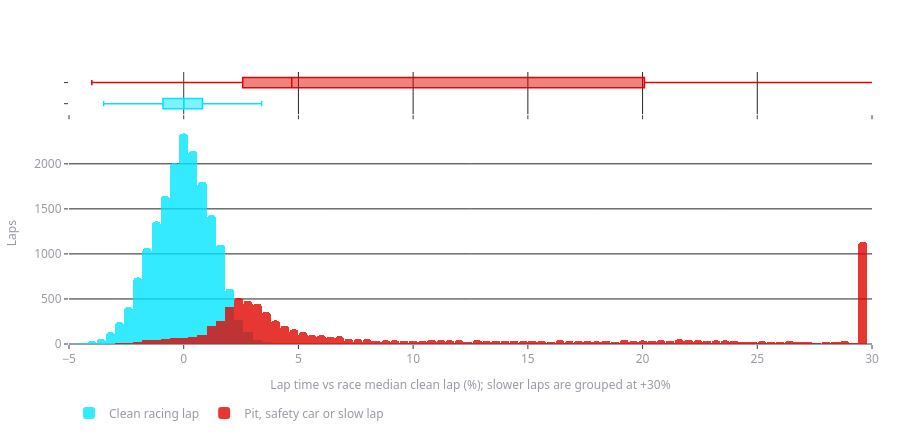

The cell this chart's notebook holds for it:
### Markdown cell above
### Lap time

### Code cell
result = univariate.lap_time_distribution(laps)
result.fig.show()

### Figure 1 — Plotly figure (JSON) as saved in the notebook; plotly's stock layout.template omitted (floating-point values rounded to 4 significant figures)
{"data": [{"hovertemplate": "%{x:.1f}%: %{y:,} laps<extra>Clean racing lap</extra>", "legendgroup": "Clean racing lap", "marker": {"color": "#00E5FF"}, "name": "Clean racing lap", "opacity": 0.8, "type": "bar", "width": 0.4, "x": [-4.8, -4.4, -4.0, -3.6, -3.2, -2.8, -2.4, -2.0, -1.6, -1.2, -0.8, -0.4, 4.441e-15, 0.4, 0.8, 1.2, 1.6, 2.0, 2.4, 2.8, 3.2, 3.6, 4.0, 4.4, 4.8, 5.2, 5.6, 6.0, 6.4, 6.8, 7.2, 7.6, 8.0, 8.4, 8.8, 9.2, 9.6, 10.0, 10.4, 10.8, 11.2, 11.6, 12.0, 12.4, 12.8, 13.2, 13.6, 14.0, 14.4, 14.8, 15.2, 15.6, 16.0, 16.4, 16.8, 17.2, 17.6, 18.0, 18.4, 18.8, 19.2, 19.6, 20.0, 20.4, 20.8, 21.2, 21.6, 22.0, 22.4, 22.8, 23.2, 23.6, 24.0, 24.4, 24.8, 25.2, 25.6, 26.0, 26.4, 26.8, 27.2, 27.6, 28.0, 28.4, 28.8, 29.2, 29.6], "xaxis": "x2", "y": [5, 9, 30, 57, 131, 243, 410, 739, 1067, 1361, 1644, 2006, 2337, 2146, 1803, 1429, 1104, 614, 271, 138, 48, 19, 4, 1, 0, 0, 0, 0, 0, 0, 0, 0, 0, 0, 0, 0, 0, 0, 0, 0, 0, 0, 0, 0, 0, 0, 0, 0, 0, 0, 0, 0, 0, 0, 0, 0, 0, 0, 0, 0, 0, 0, 0, 0, 0, 0, 0, 0, 0, 0, 0, 0, 0, 0, 0, 0, 0, 0, 0, 0, 0, 0, 0, 0, 0, 0, 0], "yaxis": "y2"}, {"hoverinfo": "skip", "legendgroup": "Clean racing lap", "line": {"color": "#00E5FF"}, "lowerfence": [-3.488], "marker": {"color": "#00E5FF"}, "median": [0.0], "name": "Clean racing lap", "orientation": "h", "q1": [-0.905], "q3": [0.8181], "showlegend": false, "type": "box", "upperfence": [3.399], "xaxis": "x", "y": ["Clean racing lap"], "yaxis": "y"}, {"hovertemplate": "%{x:.1f}%: %{y:,} laps<extra>Pit, safety car or slow lap</extra>", "legendgroup": "Pit, safety car or slow lap", "marker": {"color": "#E10600"}, "name": "Pit, safety car or slow lap", "opacity": 0.8, "type": "bar", "width": 0.4, "x": [-4.8, -4.4, -4.0, -3.6, -3.2, -2.8, -2.4, -2.0, -1.6, -1.2, -0.8, -0.4, 4.441e-15, 0.4, 0.8, 1.2, 1.6, 2.0, 2.4, 2.8, 3.2, 3.6, 4.0, 4.4, 4.8, 5.2, 5.6, 6.0, 6.4, 6.8, 7.2, 7.6, 8.0, 8.4, 8.8, 9.2, 9.6, 10.0, 10.4, 10.8, 11.2, 11.6, 12.0, 12.4, 12.8, 13.2, 13.6, 14.0, 14.4, 14.8, 15.2, 15.6, 16.0, 16.4, 16.8, 17.2, 17.6, 18.0, 18.4, 18.8, 19.2, 19.6, 20.0, 20.4, 20.8, 21.2, 21.6, 22.0, 22.4, 22.8, 23.2, 23.6, 24.0, 24.4, 24.8, 25.2, 25.6, 26.0, 26.4, 26.8, 27.2, 27.6, 28.0, 28.4, 28.8, 29.2, 29.6], "xaxis": "x2", "y": [0, 0, 1, 2, 1, 11, 12, 26, 40, 41, 55, 71, 66, 81, 102, 197, 255, 414, 508, 482, 448, 356, 262, 203, 163, 134, 102, 100, 83, 86, 61, 59, 58, 38, 45, 40, 37, 38, 35, 42, 45, 40, 43, 26, 42, 30, 36, 33, 36, 30, 33, 31, 25, 46, 34, 30, 34, 28, 32, 26, 44, 30, 39, 37, 42, 32, 55, 44, 41, 36, 40, 39, 33, 22, 22, 30, 20, 17, 31, 27, 20, 16, 23, 27, 31, 14, 1133], "yaxis": "y2"}, {"hoverinfo": "skip", "legendgroup": "Pit, safety car or slow lap", "line": {"color": "#E10600"}, "lowerfence": [-4.006], "marker": {"color": "#E10600"}, "median": [4.708], "name": "Pit, safety car or slow lap", "orientation": "h", "q1": [2.572], "q3": [20.08], "showlegend": false, "type": "box", "upperfence": [46.34], "xaxis": "x", "y": ["Pit, safety car or slow lap"], "yaxis": "y"}], "layout": {"bargap": 0, "barmode": "overlay", "height": 440, "showlegend": true, "title": {"text": "LAP TIME DISTRIBUTION"}, "xaxis": {"anchor": "y", "domain": [0.0, 1.0], "matches": "x2", "showticklabels": false}, "xaxis2": {"anchor": "y2", "domain": [0.0, 1.0], "range": [-5, 30], "title": {"text": "Lap time vs race median clean lap (%); slower laps are grouped at +30%"}}, "yaxis": {"anchor": "x", "domain": [0.8448, 1.0], "showgrid": false, "showticklabels": false}, "yaxis2": {"anchor": "x2", "domain": [0.0, 0.8148], "title": {"text": "Laps"}}}}
